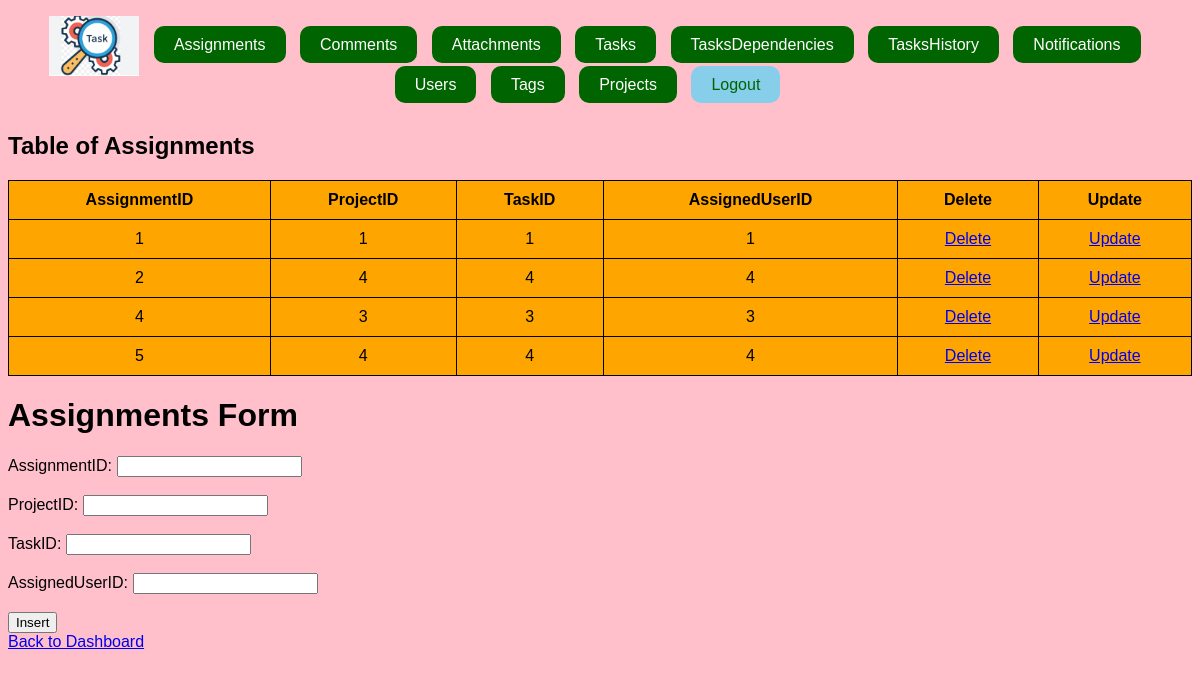
The page /assignments.php on the database its author committed.
### tables this page shows
CREATE TABLE `assignments` (
  `AssignmentID` int(11) NOT NULL,
  `ProjectID` int(11) NOT NULL,
  `TaskID` int(11) NOT NULL,
  `AssignedUserID` int(11) NOT NULL
);

### assignments.php (the view, shortened to what this page needs)
<!DOCTYPE html>
<html lang="en">
<head>
  <link rel="stylesheet" href="https://cdn.jsdelivr.net/npm/flatpickr/dist/flatpickr.min.css">
</head>
<body>
<header>
  <ul>
    <li><img src="./logo.jpg" width="90" height="60" alt="Logo"></li>
    <li><a href="./assignments.php">Assignments</a></li>
    <li><a href="./comments.php">Comments</a></li>
    <li><a href="./attachments.php">Attachments</a></li>
    <li><a href="./tasks.php">Tasks</a></li>
    <li><a href="./taskdependencies.php">TasksDependencies</a></li>
    <li><a href="./taskhistory.php">TasksHistory</a></li>
    <li><a href="./notifications.php">Notifications</a></li>
    <li><a href="./users.php">Users</a></li>
    <li><a href="./tags.php">Tags</a></li>
    <li><a href="./projects.php">Projects</a></li>
    <li><a href="logout.php" style="color: darkgreen; background-color: skyblue; text-decoration: none; margin-right: 15px;">Logout</a></li>
    <br><br>
  </ul>
</header>
<?php
include('database_connection.php');
echo "<h2>Table of Assignments</h2>";
echo "<table border='1'>";
echo "<tr><th>AssignmentID</th><th>ProjectID</th><th>TaskID</th><th>AssignedUserID</th><th>Delete</th><th>Update</th></tr>";
$sql = "SELECT * FROM assignments";
$result = $connection->query($sql);
if ($result->num_rows > 0) {
    while ($row = $result->fetch_assoc()) {
        echo "<tr>
                <td>" . $row['AssignmentID'] . "</td>
                <td>" . $row['ProjectID'] . "</td>
                <td>" . $row['TaskID'] . "</td>
                <td>" . $row['AssignedUserID'] . "</td>
                <td><a href='?delete=" . $row['AssignmentID'] . "' onclick=\"return confirm('Are you sure you want to delete this record?');\">Delete</a></td>
                <td><a href='?update=" . $row['AssignmentID'] . "'>Update</a></td>
              </tr>";
    }
} else {
    echo "<tr><td colspan='6'>No data found</td></tr>";
}
echo "</table>";
?>
<h1>Assignments Form</h1>
<form id="assignmentForm" method="post">
    <label for="AssignmentID">AssignmentID:</label>
    <input type="number" id="AssignmentID" name="AssignmentID"><br><br>
    <label for="ProjectID">ProjectID:</label>
    <input type="number" id="ProjectID" name="ProjectID" required><br><br>
    <label for="TaskID">TaskID:</label>
    <input type="number" id="TaskID" name="TaskID" required><br><br>
    <label for="AssignedUserID">AssignedUserID:</label>
    <input type="number" id="AssignedUserID" name="AssignedUserID" required><br><br>
    <input type="submit" name="add" value="Insert" onclick="return confirmInsertion();">
</form>
<a class="back-to-dashboard" href="admindashboard.php">Back to Dashboard</a>
</body>
</html>

### assignments.php (style rules this page uses)
body { background-image: url('./Images/LECTA.jpg'); background-repeat: no-repeat; background-size: cover; font-family: Arial, sans-serif; background-color: pink; }
header ul { list-style-type: none; padding: 0; text-align: center; }
header ul li { display: inline; margin-right: 10px; }
header ul li a { padding: 10px 20px; color: white; background-color: darkgreen; text-decoration: none; border-radius: 10px; transition: background-color 0.3s; }
header ul li img { vertical-align: middle; }
table { width: 100%; border-collapse: collapse; margin-top: 20px; background-color: orange; }
table, th, td { border: 1px solid black; }
th, td { padding: 10px; text-align: center; }

### rows shown on the page
assignments: AssignmentID "1", ProjectID "1", TaskID "1", AssignedUserID "1"
assignments: AssignmentID "2", ProjectID "4", TaskID "4", AssignedUserID "4"
assignments: AssignmentID "4", ProjectID "3", TaskID "3", AssignedUserID "3"
assignments: AssignmentID "5", ProjectID "4", TaskID "4", AssignedUserID "4"
